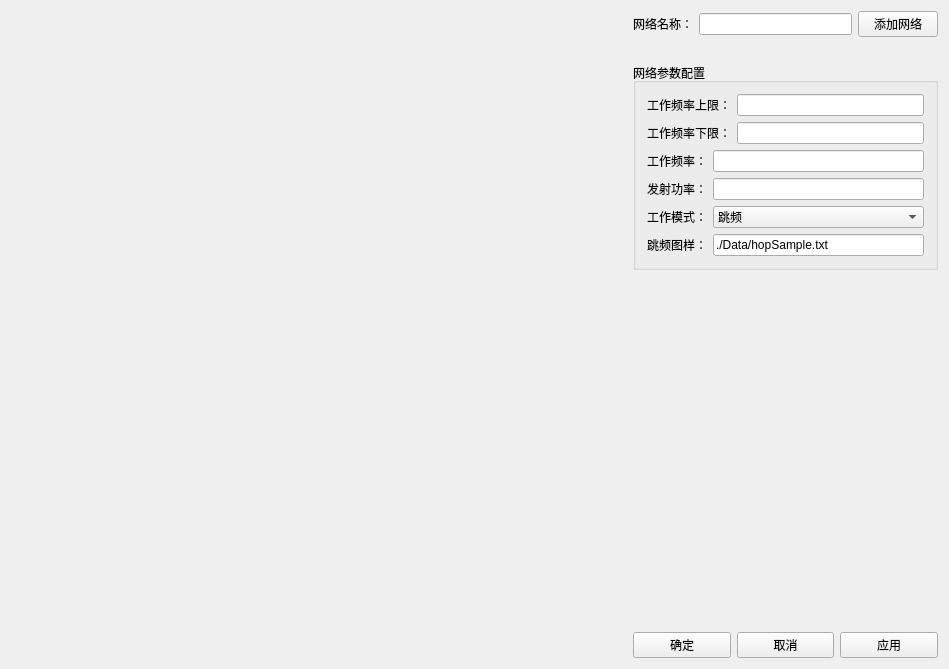
<?xml version="1.0" encoding="UTF-8"?>
<ui version="4.0">
 <class>ComNetworkSettingWidClass</class>
 <widget class="QWidget" name="ComNetworkSettingWidClass">
  <property name="geometry">
   <rect>
    <x>0</x>
    <y>0</y>
    <width>949</width>
    <height>669</height>
   </rect>
  </property>
  <property name="windowTitle">
   <string>ComNetworkSettingWid</string>
  </property>
  <layout class="QGridLayout" name="gridLayout_3">
   <item row="0" column="0">
    <widget class="QWidget" name="widget" native="true">
     <property name="sizePolicy">
      <sizepolicy hsizetype="Expanding" vsizetype="Expanding">
       <horstretch>0</horstretch>
       <verstretch>0</verstretch>
      </sizepolicy>
     </property>
     <layout class="QGridLayout" name="gridLayout_2">
      <property name="leftMargin">
       <number>0</number>
      </property>
      <property name="topMargin">
       <number>0</number>
      </property>
      <property name="rightMargin">
       <number>0</number>
      </property>
      <property name="bottomMargin">
       <number>0</number>
      </property>
      <item row="0" column="0">
       <layout class="QVBoxLayout" name="ComEquipt_Layout"/>
      </item>
     </layout>
    </widget>
   </item>
   <item row="0" column="1">
    <widget class="QWidget" name="widget_2" native="true">
     <property name="sizePolicy">
      <sizepolicy hsizetype="Expanding" vsizetype="Expanding">
       <horstretch>0</horstretch>
       <verstretch>0</verstretch>
      </sizepolicy>
     </property>
     <layout class="QGridLayout" name="gridLayout">
      <property name="leftMargin">
       <number>0</number>
      </property>
      <property name="topMargin">
       <number>0</number>
      </property>
      <property name="rightMargin">
       <number>0</number>
      </property>
      <property name="bottomMargin">
       <number>0</number>
      </property>
      <item row="0" column="0">
       <layout class="QVBoxLayout" name="ComNet_Layout"/>
      </item>
     </layout>
    </widget>
   </item>
   <item row="0" column="2">
    <layout class="QVBoxLayout" name="verticalLayout_2">
     <item>
      <layout class="QHBoxLayout" name="horizontalLayout">
       <item>
        <widget class="QLabel" name="label">
         <property name="text">
          <string>网络名称：</string>
         </property>
        </widget>
       </item>
       <item>
        <widget class="QLineEdit" name="NetName_LineEdit"/>
       </item>
       <item>
        <widget class="QPushButton" name="AddNetwork_PushButton">
         <property name="text">
          <string>添加网络</string>
         </property>
        </widget>
       </item>
      </layout>
     </item>
     <item>
      <spacer name="verticalSpacer">
       <property name="orientation">
        <enum>Qt::Vertical</enum>
       </property>
       <property name="sizeType">
        <enum>QSizePolicy::Fixed</enum>
       </property>
       <property name="sizeHint" stdset="0">
        <size>
         <width>20</width>
         <height>20</height>
        </size>
       </property>
      </spacer>
     </item>
     <item>
      <widget class="QGroupBox" name="groupBox">
       <property name="title">
        <string>网络参数配置</string>
       </property>
       <layout class="QVBoxLayout" name="verticalLayout">
        <item>
         <layout class="QHBoxLayout" name="horizontalLayout_2">
          <item>
           <widget class="QLabel" name="label_2">
            <property name="text">
             <string>工作频率上限：</string>
            </property>
           </widget>
          </item>
          <item>
           <widget class="QLineEdit" name="FreUpLimit_LineEdit"/>
          </item>
         </layout>
        </item>
        <item>
         <layout class="QHBoxLayout" name="horizontalLayout_3">
          <item>
           <widget class="QLabel" name="label_3">
            <property name="text">
             <string>工作频率下限：</string>
            </property>
           </widget>
          </item>
          <item>
           <widget class="QLineEdit" name="FreLowLimit_LineEdit"/>
          </item>
         </layout>
        </item>
        <item>
         <layout class="QHBoxLayout" name="horizontalLayout_4">
          <item>
           <widget class="QLabel" name="label_4">
            <property name="text">
             <string>工作频率：</string>
            </property>
           </widget>
          </item>
          <item>
           <widget class="QLineEdit" name="Fre_LineEdit"/>
          </item>
         </layout>
        </item>
        <item>
         <layout class="QHBoxLayout" name="horizontalLayout_5">
          <item>
           <widget class="QLabel" name="label_5">
            <property name="text">
             <string>发射功率：</string>
            </property>
           </widget>
          </item>
          <item>
           <widget class="QLineEdit" name="Power_LineEdit"/>
          </item>
         </layout>
        </item>
        <item>
         <layout class="QHBoxLayout" name="horizontalLayout_6">
          <item>
           <widget class="QLabel" name="label_6">
            <property name="text">
             <string>工作模式：</string>
            </property>
           </widget>
          </item>
          <item>
           <widget class="QComboBox" name="WorkMode_ComboBox">
            <property name="sizePolicy">
             <sizepolicy hsizetype="Expanding" vsizetype="Fixed">
              <horstretch>0</horstretch>
              <verstretch>0</verstretch>
             </sizepolicy>
            </property>
            <item>
             <property name="text">
              <string>跳频</string>
             </property>
            </item>
            <item>
             <property name="text">
              <string>定频</string>
             </property>
            </item>
           </widget>
          </item>
         </layout>
        </item>
        <item>
         <layout class="QHBoxLayout" name="horizontalLayout_7">
          <item>
           <widget class="QLabel" name="label_7">
            <property name="text">
             <string>跳频图样：</string>
            </property>
           </widget>
          </item>
          <item>
           <widget class="QLineEdit" name="HopSample_LineEdit">
            <property name="text">
             <string>./Data/hopSample.txt</string>
            </property>
           </widget>
          </item>
         </layout>
        </item>
       </layout>
      </widget>
     </item>
     <item>
      <spacer name="verticalSpacer_2">
       <property name="orientation">
        <enum>Qt::Vertical</enum>
       </property>
       <property name="sizeHint" stdset="0">
        <size>
         <width>20</width>
         <height>78</height>
        </size>
       </property>
      </spacer>
     </item>
     <item>
      <layout class="QHBoxLayout" name="horizontalLayout_8">
       <item>
        <widget class="QPushButton" name="Ok_PushButton">
         <property name="text">
          <string>确定</string>
         </property>
        </widget>
       </item>
       <item>
        <widget class="QPushButton" name="Cancel_PushButton">
         <property name="text">
          <string>取消</string>
         </property>
        </widget>
       </item>
       <item>
        <widget class="QPushButton" name="Apply_PushButton">
         <property name="text">
          <string>应用</string>
         </property>
        </widget>
       </item>
      </layout>
     </item>
    </layout>
   </item>
  </layout>
 </widget>
 <layoutdefault spacing="6" margin="11"/>
 <resources>
  <include location="comnetworksettingwid.qrc"/>
 </resources>
 <connections/>
</ui>
